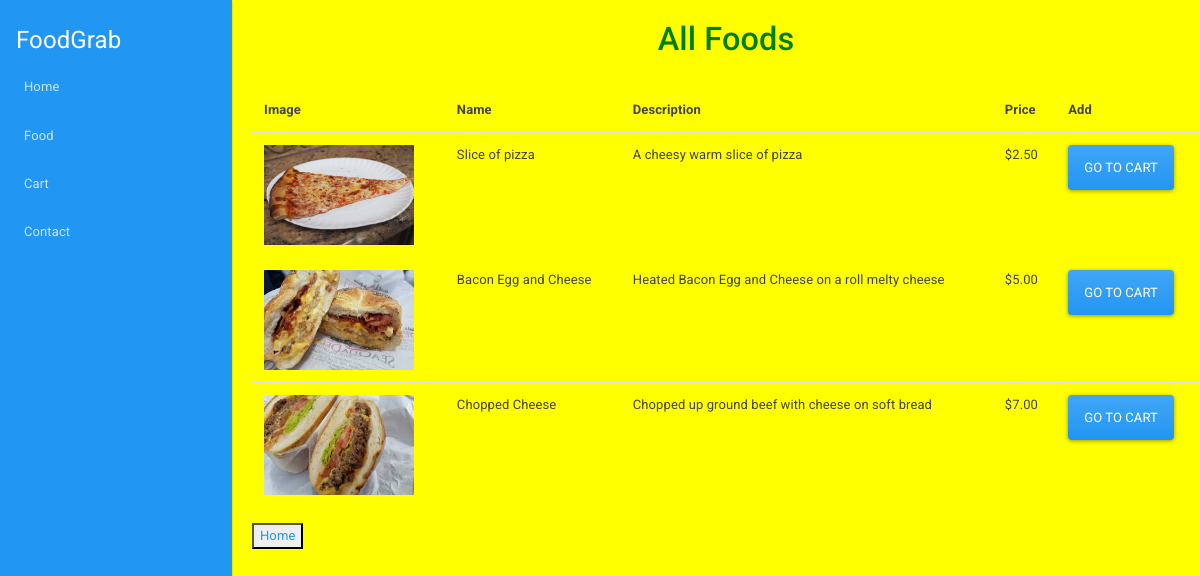
Screenshot of /food/ (signed in) with the database file from the repository.
### restaurants/models.py (models this page shows)
class Food(models.Model):
    name = models.CharField(max_length = 200)
    description = models.CharField(max_length = 300)
    price = models.FloatField(default = 0)
    image = models.ImageField(upload_to='food_images/')

### restaurants/views.py (the view)
# urls.py: path('food/', restaurants.views.food, name='food'),
def food(request):
    foods = Food.objects
    filtered_orders = Order.objects.filter(owner=request.user.profile, is_ordered=False)
    current_order_products = []
    if filtered_orders.exists():
        user_order = filtered_orders[0]
        user_order_items = user_order.items.all()
        current_order_products = [food.food for food in user_order_items]
    context = {
        'foods': foods,
        'current_order_products': current_order_products
    }
    return render(request, 'restaurants/food.html', context)

### restaurants/templates/restaurants/food.html
{% extends "restaurants/home.html" %}
{% block content %}
{%load static%}
<div id="foods">
<h1 class='title'>All Foods</h1>
<br>
<table class="table table-hover">
    <thead>
      <tr>
        <th scope="col">Image</th>
        <th scope="col">Name</th>
        <th scope="col">Description</th>
        <th scope="col">Price</th>
        <th scope="col">Add</th>
      </tr>
    </thead>
    <tbody>
{%for food in foods.all%}
<tr>
    <th scope="row"><img src="{{food.image.url}}" height="100" width="150"></th>
    <td>{{food.name}}</td>
    <td>{{food.description}}</td>
    <td>${{food.price|floatformat:2}}</td>
    {% if food in current_order_products %}
    <td><a href="{% url 'cart' %}"><button type="button" class="btn btn-primary">Go to Cart</button></a></td>
    {% else %}
    <td><a href="{% url 'add_to_cart' food.id%}"><button type="button" class="btn btn-primary">Add Cart</button></a></td>
    {% endif %}
  </tr>
{%endfor%}
</tbody>
</table>
<button><a href ="/">Home</a></button>
</div>
{% endblock %}

### static/style.css (style rules this page uses)
body { padding-top: 90px; }
a { cursor: pointer; }
@media (min-width: 768px) { body { padding-top: 0; } }
@media (min-width: 768px) { body { margin-left: 232px; } }
body { background-color: yellow; }
.title { text-align: center; color: green; }
#foods { margin-left: 20px; }

### rows the page displays
Food: image (picture), name "Slice of pizza", description "A cheesy warm slice of pizza", price "2.50", shows "GO TO CART"
Food: image (picture), name "Bacon Egg and Cheese", description "Heated Bacon Egg and Cheese on a roll melty cheese", price "5.00", shows "GO TO CART"
Food: image (picture), name "Chopped Cheese", description "Chopped up ground beef with cheese on soft bread", price "7.00", shows "GO TO CART"
